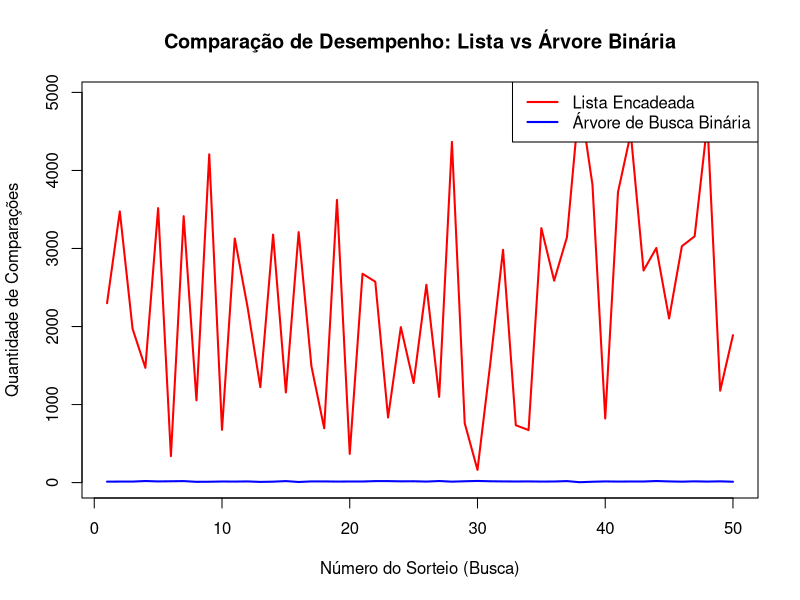

This chart was generated by the following R code:
# Define o diretório de trabalho (se necessário)
# setwd("caminho/para/sua/pasta")

# Lê o arquivo CSV gerado pelo programa em C
dados <- read.csv("dados.csv")

# Encontra o valor máximo de comparações para ajustar o limite do Eixo Y
max_y <- max(max(dados$Comparacoes_Lista), max(dados$Comparacoes_Arvore))

# Plota a linha da Lista (em vermelho)
plot(dados$Sorteio, dados$Comparacoes_Lista, type="l", col="red", lwd=2,
     main="Comparação de Desempenho: Lista vs Árvore Binária",
     xlab="Número do Sorteio (Busca)", 
     ylab="Quantidade de Comparações",
     ylim=c(0, max_y))

# Sobrepõe a linha da Árvore Binária (em azul)
lines(dados$Sorteio, dados$Comparacoes_Arvore, col="blue", type="l", lwd=2)

# Adiciona a legenda no topo
legend("topright", legend=c("Lista Encadeada", "Árvore de Busca Binária"),
       col=c("red", "blue"), lty=1, lwd=2)
